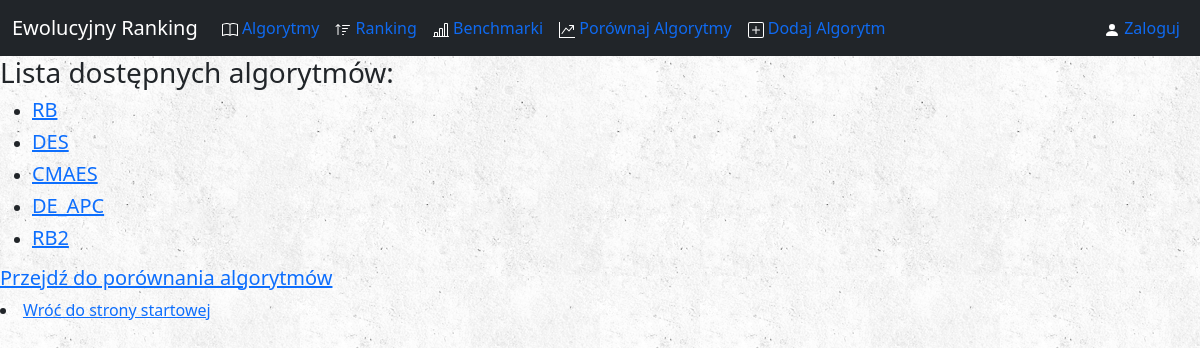
The app's page /algorithms/, older data.
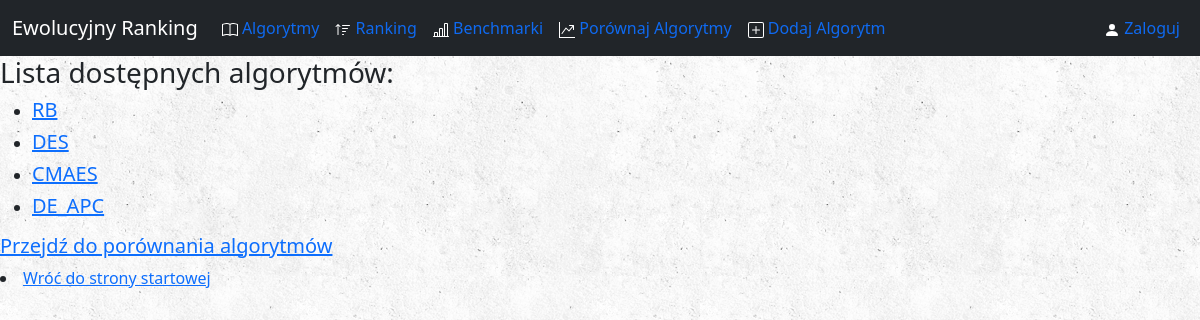
The same page, newer data.
### algorithms/models.py (models this page shows, shortened)
class Algorithm(models.Model):
    name = models.CharField(max_length = 40, unique = True)
    author = models.CharField(max_length = 30)  # nick użytkownika serwisu
    alg_file = models.FileField(upload_to='zip_files/')
    counted = models.BooleanField(default = False)
    num_of_fun = models.IntegerField(default = 0)
    SE = models.FloatField(default = 0)
    SR = models.FloatField(default = 0)
    score1 = models.FloatField(default = 0)
    score2 = models.FloatField(default = 0)
    total_score = models.FloatField(default = 0)

### algorithms/views.py (the view)
# urls.py: path('algorithms/', views.AlgorithmListView.as_view(), name='index'),
class AlgorithmListView(ListView):
    model = Algorithm
    def get_queryset(self):
        return Algorithm.objects.all()

### algorithms/templates/algorithms/algorithm_list.html (shortened to what this page needs)
{% extends 'algorithms/base.html' %}
{% block body %}
{% if object_list %}
    <h3>Lista dostępnych algorytmów:</h3>
    <ul>
        {% for alg in object_list %}
            <li> <h5><a href="{% url 'algorithms:detail' alg.id %}">{{ alg.name }}</a></h5></li>
        {% endfor %}
    </ul>
{% else %}
    <h3>Nie dodano jeszcze żadnego algorytmu.</h3>
{% endif %}
<h5><a href="{% url 'algorithms:comp' %}" class="forums_link">Przejdź do porównania algorytmów</a></h5>
<li class="visible-xs"><a href="/" class="forums_link">Wróć do strony startowej</a></li>
<div id="tester" style="width:600px;height:250px;"></div>
{% endblock %}

Row changes from the older to the newer data that the page shows:
removed Algorithm: name "RB2"
